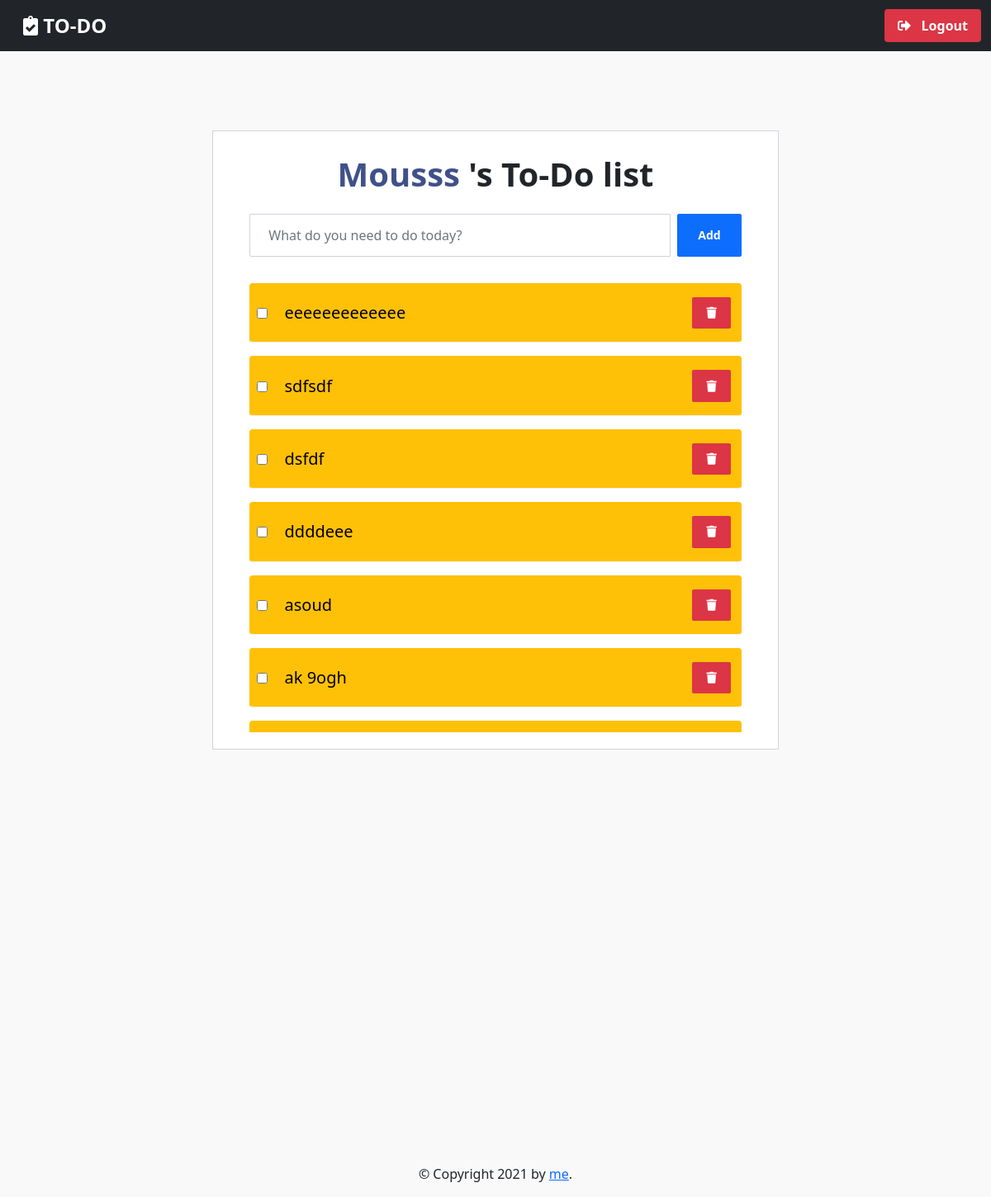
/user/mousss/ (signed in), run on the app's committed database.
### app.py (models this page shows, shortened)
class User(db.Model):
    uid = db.Column(db.Integer, primary_key=True)
    username = db.Column(db.String(100), unique=True, nullable=False)
    pass_hash = db.Column(db.String(100), nullable=False)

class Todo(db.Model):
    uid = db.Column(db.Integer, primary_key=True)
    title = db.Column(db.String(500), unique=False, nullable=False)
    status = db.Column(db.Boolean(), nullable=False, default=True)
    user_uid = db.Column(db.Integer, db.ForeignKey('user.uid'), nullable=False)
    user = db.relationship('User', backref=db.backref('todos', lazy=True))
    date = db.Column(db.Date(), nullable=False)

### app.py (the view)
@app.route("/user/<username>/", methods=["GET"])
def user_home(username):
    user = User.query.filter_by(username=username).first()
    todos = Todo.query.filter_by(user_uid=user.uid)
    if not session.get(username):
        abort(401)
    return render_template("user_home.html", username=username, todos=todos)

### templates/user_home.html (shortened to what this page needs)
{% extends "base.html" %}
{% block content %}
   <div class="page-content page-container" id="page-content">
    <div class="padding">
        <div class="row d-flex justify-content-center">
            <div class="col-8">
                <div class="card px-3">
                    <div class="card-body">
                        <h1 class="fw-bold text-center mb-4 mt-2" > <span class="text-primary" id="usrnm">{{username.title()}}</span> 's To-Do list</h1>
                        <form action="{{ url_for('addtodo', username=username)}}" method="POST">
                            <div class="add-items d-flex">
                                <input type="text" class="form-control todo-list-input" name="title" placeholder="What do you need to do today?" required>
                                <button class="add btn btn-primary fw-bold " type="submit">Add</button>
                            </div>
                        </form>
                        <div class="list-wrapper">
                            <ul class="d-flex flex-column-reverse todo-list">
                            	{% for todo in todos %}
	                            	{% if todo.status == False %}
		                                <li id="todo-{{ todo.uid }}" class="btn btn-warning px-2 py-3 my-2 rounded">
		                                    <div >
                                                <label class="form-check-label">
                                                    <input class="checkbox" id="{{ todo.uid }}" onclick="updateTodo({{ todo.uid }})"  type="checkbox">
                                                    {{ todo.title }}
                                                </label>
                                            </div>
                                            <div id="remove-{{ todo.uid }}" onclick="removeTodo({{ todo.uid }})" class="btn bg-danger mx-1 px-3">
                                                <i class="fas fa-trash text-white"></i>
                                            </div>
		                                </li>
                                	{% endif %}
                                {% endfor %}
                            </ul>
                        </div>
                    </div>
                </div>
            </div>
        </div>
    </div>
</div>
{% endblock %}

### static/style.css (style rules this page uses)
body { background-color: #f9f9fa }
.padding { padding: 5rem }
.card { box-shadow: none; -webkit-box-shadow: none; -moz-box-shadow: none; -ms-box-shadow: none }
.pl-3, .px-3 { padding-left: 1rem !important }
.card { position: relative; display: flex; flex-direction: column; min-width: 0; word-wrap: break-word; background-color: #fff; background-clip: border-box; border: 1px solid #d2d2dc; border-radius: 0 }
.pr-3, .px-3 { padding-right: 1rem !important }
.card .card-body { padding: 1.25rem 1.75rem }
.card-body { flex: 1 1 auto; padding: 1.25rem }
.add-items { margin-bottom: 1.5rem; overflow: hidden }
.d-flex { display: flex !important }
.add-items input[type="text"] { border-top-right-radius: 0; border-bottom-right-radius: 0; width: 100%; background: transparent }
.form-control { border: 1px solid #f3f3f3; font-weight: 400; font-size: 0.875rem }
.form-control { display: block; width: 100%; padding: 0.875rem 1.375rem; font-size: 1rem; line-height: 1; color: #495057; background-color: #ffffff; background-clip: padding-box; border: 1px solid #ced4da; border-radius: 2px; transition: border-color 0.15s ease-in-out, box-shadow 0.15s ease-in-out }
.add-items .btn { margin-left: .5rem }
.btn { font-size: 0.875rem; line-height: 1; font-weight: 400; padding: .7rem 1.5rem; border-radius: 0.1275rem }
.list-wrapper { height: 100%; max-height: 100% }
.add-items .btn, .add-items .fc button, .fc .add-items button, .add-items .ajax-upload-dragdrop .ajax-file-upload, .ajax-upload-dragdrop .add-items .ajax-file-upload, .add-items .swal2-modal .swal2-buttonswrapper .swal2-styled, .swal2-modal .swal2-buttonswrapper .add-items .swal2-styled, .add-items .wizard>.actions a, .wizard>.actions .add-items a { margin-left: .5rem }
.list-wrapper ul { padding: 0; text-align: left; list-style: none; margin-bottom: 0 }
.list-wrapper ul li { font-size: .9375rem; padding: .4rem 0; border-bottom: 1px solid #f3f3f3 }
.list-wrapper input[type="checkbox"] { margin-right: 15px }
.fas.fa-trash { text-decoration: none !important; }
.form-check-label { margin-bottom: 0 }
input[type="radio"], input[type="checkbox"] { box-sizing: border-box; padding: 0 }
.text-primary, .list-wrapper .completed .remove { color: #405189 !important }
.flex-column-reverse { flex-direction: column-reverse !important }
.d-flex, .loader-demo-box, .distribution-chart-legend .distribution-chart, .distribution-chart-legend .distribution-chart .item, .list-wrapper ul li, .email-wrapper .mail-sidebar .menu-bar .profile-list-item a, .email-wrapper .mail-sidebar .menu-bar .profile-list-item a .user, .email-wrapper .mail-list-container .mail-list .details, .email-wrapper .message-body .attachments-sections ul li .thumb, .email-wrapper .message-body .attachments-sections ul li .details .buttons, .lightGallery .image-tile .demo-gallery-poster, .swal2-modal, .navbar .navbar-menu-wrapper .navbar-nav, .navbar .navbar-menu-wrapper .navbar-nav .nav-item.nav-profile, .navbar .navbar-menu-wrapper .navbar-nav .nav-item.dropdown .navbar-dropdown .dropdown-item { display: flex !important }
li { justify-content: space-between; align-items: center; }
label { font-size: 20px; }
.list-wrapper { max-height: 552px; overflow-y: scroll; }

### data on the page
User: title "Mousss"
Todo: title "ak 9ogh"
Todo: title "asoud"
Todo: title "ddddeee"
Todo: title "dsfdf"
Todo: title "sdfsdf"
Todo: title "eeeeeeeeeeeee"
